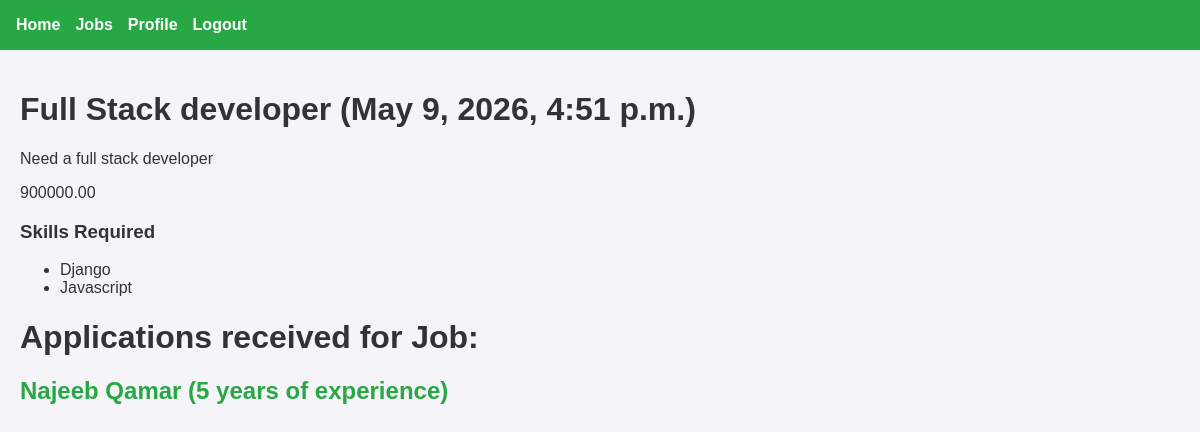
The app's page /applications_for_job/9 (signed in) with its own data.
### recruiter/models.py (models this page shows, shortened)
class TimeStampedModel(models.Model):
    created_at = models.DateTimeField(auto_now_add=True, db_index=True)
    updated_at = models.DateTimeField(auto_now=True)
    class Meta:
        abstract = True

class Post(TimeStampedModel):
    POST_TYPE_CHOICES = [
        ('job', 'Job Position'),
        ('project', 'Project'),
    ]
    STATUS_CHOICES = [
        ('draft', 'Draft'),
        ('published', 'Published'),
        ('closed', 'Closed'),
        ('filled', 'Filled/Completed'),
        ('cancelled', 'Cancelled'),
    ]
    post_type = models.CharField(
        max_length=20,
        choices=POST_TYPE_CHOICES,
        db_index=True
    )
    title = models.CharField(
        max_length=250,
        help_text="Title of the job or project"
    )
    description = models.TextField(
        help_text="Detailed description"
    )
    company = models.ForeignKey(
        Company,
        on_delete=models.CASCADE,
        related_name="posts"
    )
    salary = models.DecimalField(
        max_digits=10,
        decimal_places=2,
        null=True,
        blank=True,
        validators=[MinValueValidator(0)],
        help_text="Annual salary for jobs"
    )
    budget = models.DecimalField(
        max_digits=12,
        decimal_places=2,
        null=True,
        blank=True,
        validators=[MinValueValidator(0)],
        help_text="Total budget for projects"
    )
    status = models.CharField(
        max_length=20,
        choices=STATUS_CHOICES,
        default='draft',
        db_index=True
    )
    is_active = models.BooleanField(default=True, db_index=True)
    is_featured = models.BooleanField(default=False)
    published_at = models.DateTimeField(null=True, blank=True)
    closed_at = models.DateTimeField(null=True, blank=True)
    skills_required = models.ManyToManyField(
        Skill,
        related_name="posts",
        blank=True
    )
    created_by = models.ForeignKey(
        CustomUser,
        on_delete=models.CASCADE,
        related_name="created_posts"
    )
    slug = models.SlugField(blank=True, null=True)
    class Meta:
        ordering = ['-created_at']
        indexes = [
            models.Index(fields=['post_type', 'status', 'is_active']),
            models.Index(fields=['company', 'status']),
            models.Index(fields=['is_featured', 'is_active']),
        ]

class Skill(TimeStampedModel):
    CATEGORY_CHOICES = [
        ('programming', 'Programming'),
        ('design', 'Design'),
        ('business', 'Business'),
        ('marketing', 'Marketing'),
        ('data', 'Data Science'),
        ('devops', 'DevOps'),
        ('soft', 'Soft Skills'),
        ('other', 'Other'),
    ]
    name = models.CharField(
        max_length=100,
        unique=True,
        help_text="Skill name (e.g., Python, React, Project Management)"
    )
    category = models.CharField(
        max_length=50,
        choices=CATEGORY_CHOICES,
        default='other',
        help_text="Skill category for grouping"
    )
    description = models.TextField(
        blank=True,
        help_text="Brief description of the skill"
    )
    is_popular = models.BooleanField(
        default=False,
        help_text="Mark popular skills for quick selection"
    )
    class Meta:
        ordering = ['name']
        indexes = [
            models.Index(fields=['category']),
            models.Index(fields=['is_popular']),
        ]

class Application(TimeStampedModel):
    STATUS_CHOICES = [
        ('applied', 'Applied'),
        ('reviewing', 'Under Review'),
        ('rejected', 'Rejected'),
        ('withdrawn', 'Withdrawn'),
        ('accepted', 'Accepted'),
    ]
    applicant = models.ForeignKey(
        ApplicantProfile,
        on_delete=models.CASCADE,
        related_name="applications"
    )
    job = models.ForeignKey(
        Post,
        on_delete=models.CASCADE,
        related_name="applications",
        limit_choices_to={'post_type': 'job', 'status': 'published'}
    )
    status = models.CharField(
        max_length=20,
        choices=STATUS_CHOICES,
        default='applied',
        db_index=True
    )
    cover_letter = models.TextField(
        blank=True,
        help_text="Cover letter for the job application"
    )
    expected_salary = models.DecimalField(
        max_digits=10,
        decimal_places=2,
        null=True,
        blank=True,
        validators=[MinValueValidator(0)],
        help_text="Your expected salary for this position"
    )
    applied_at = models.DateTimeField(auto_now_add=True)
    status_changed_at = models.DateTimeField(auto_now=True)
    class Meta:
        ordering = ['-applied_at']
        constraints = [
            models.UniqueConstraint(
                fields=['applicant', 'job'],
                name='unique_application_per_applicant_job'
            )
        ]
        indexes = [
            models.Index(fields=['status', 'applied_at']),
            models.Index(fields=['job', 'status']),
        ]

class ApplicantProfile(TimeStampedModel):
    user = models.OneToOneField(
        CustomUser,
        on_delete=models.CASCADE,
        related_name='applicant_profile',
        limit_choices_to={'user_type': 'applicant'}
    )
    cv = models.FileField(
        upload_to='cvs/%Y/%m/%d/',
        validators=[FileExtensionValidator(allowed_extensions=['pdf', 'docx'])],
        help_text="Upload your CV (PDF or DOCX)"
    )
    summary = models.TextField(
        blank=True,
        help_text="Professional summary or bio"
    )
    experience_years = models.PositiveIntegerField(
        default=0,
        help_text="Years of professional experience"
    )
    skills = models.ManyToManyField(
        Skill,
        related_name="applicants",
        blank=True,
        help_text="Select your skills"
    )
    linkedin_url = models.URLField(blank=True)
    github_url = models.URLField(blank=True)
    portfolio_url = models.URLField(blank=True)
    expected_salary = models.DecimalField(
        max_digits=10,
        decimal_places=2,
        null=True,
        blank=True,
        validators=[MinValueValidator(0)],
        help_text="Expected annual salary"
    )
    location_preference = models.CharField(max_length=150, blank=True)
    class Meta:
        indexes = [
            models.Index(fields=['experience_years']),
        ]

class CustomUser(AbstractUser):
    USER_TYPE_CHOICES = [
        ('applicant', 'Applicant'),
        ('representative', 'Company Representative'),
        ('admin', 'Administrator'),
    ]
    email = models.EmailField(unique=True)
    user_type = models.CharField(
        max_length=20,
        choices=USER_TYPE_CHOICES,
        default='applicant'
    )
    profile_picture = models.ImageField(
        upload_to='profile_pictures/%Y/%m/%d/',
        null=True,
        blank=True
    )
    class Meta:
        ordering = ['username']
        indexes = [
            models.Index(fields=['email']),
            models.Index(fields=['user_type', 'is_active']),
        ]
    def get_full_name(self):
        if self.first_name and self.last_name:
            return f"{self.first_name} {self.last_name}"
        return self.username

### recruiter/views.py (the view)
# urls.py: path("applications_for_job/<int:job_id>", views.view_applications_for_job, name="applications_for_job"),
@login_required(login_url='login')
def view_applications_for_job(request, job_id):
    if not is_representative(request.user):
        messages.error(request, "You are not allowed to access this page!")
        return redirect("all_jobs_created")
    profile = getattr(request.user, 'representative_profile', None)
    if not profile:
        messages.error(request, "You have to create profile first!")
        return redirect("representative_profile")
    job = get_object_or_404(Post, post_type = 'job', pk = job_id, created_by = request.user)
    accepted_application = job.applications.filter(status='accepted').first()
    if accepted_application:
        applications = []  # Don't show other applications
    else:
        applications = job.applications.all()
    return render(request, "recruiter/applications_for_job.html", {'applications':applications,'accepted_application':accepted_application, 'job':job})

### recruiter/views.py (called while the page is built)
def is_representative(user):
    return user.user_type == 'representative'

### recruiter/templates/recruiter/applications_for_job.html (shortened to what this page needs)
{% extends "recruiter/base.html" %}
{% block content %}
    <h1>{{ job.title }}  ({{ job.published_at }})</h1>
    <p>{{ job.description }}</p>
    <p>{{ job.salary }}</p>
    <h3>Skills Required</h3>
    <ul>
        {% for skill in job.skills_required.all %}
            <li>{{ skill.name }}</li>
        {% empty %}
            <li>No skills listed for this position</li>
        {% endfor %}
    </ul>
<h1>Applications received for Job:</h1>
{% if accepted_application %}
    <h2>Application accepted for this job:</h2>
    <h2>
        <a href="{% url 'application_detail' accepted_application.pk %}">
            {{ accepted_application.applicant.user.get_full_name }}
            ({{ accepted_application.applicant.experience_years }} years of experience)
        </a>
    </h2>
{% else %}
    {% for application in applications %}
        <h2>
            <a href="{% url 'application_detail' application.pk %}">
                {{ application.applicant.user.get_full_name }}
                ({{ application.applicant.experience_years }} years of experience)
            </a>
        </h2>
    {% endfor %}
{% endif %}
{% endblock %}

### recruiter/templates/recruiter/base.html (style rules this page uses)
body { font-family: Arial, sans-serif; margin: 0; padding: 0; background-color: #f4f4f9; color: #333; }
a { color: #28a745; text-decoration: none; }

### records on screen
Post: title "Full Stack developer", published_at "May 9, 2026, 4:51 p.m.", description "Need a full stack developer", salary "900000.00"
Skill: name "Django"
Skill: name "Javascript"
Application: applicant.user.get_full_name "Najeeb Qamar", applicant.experience_years "5"
